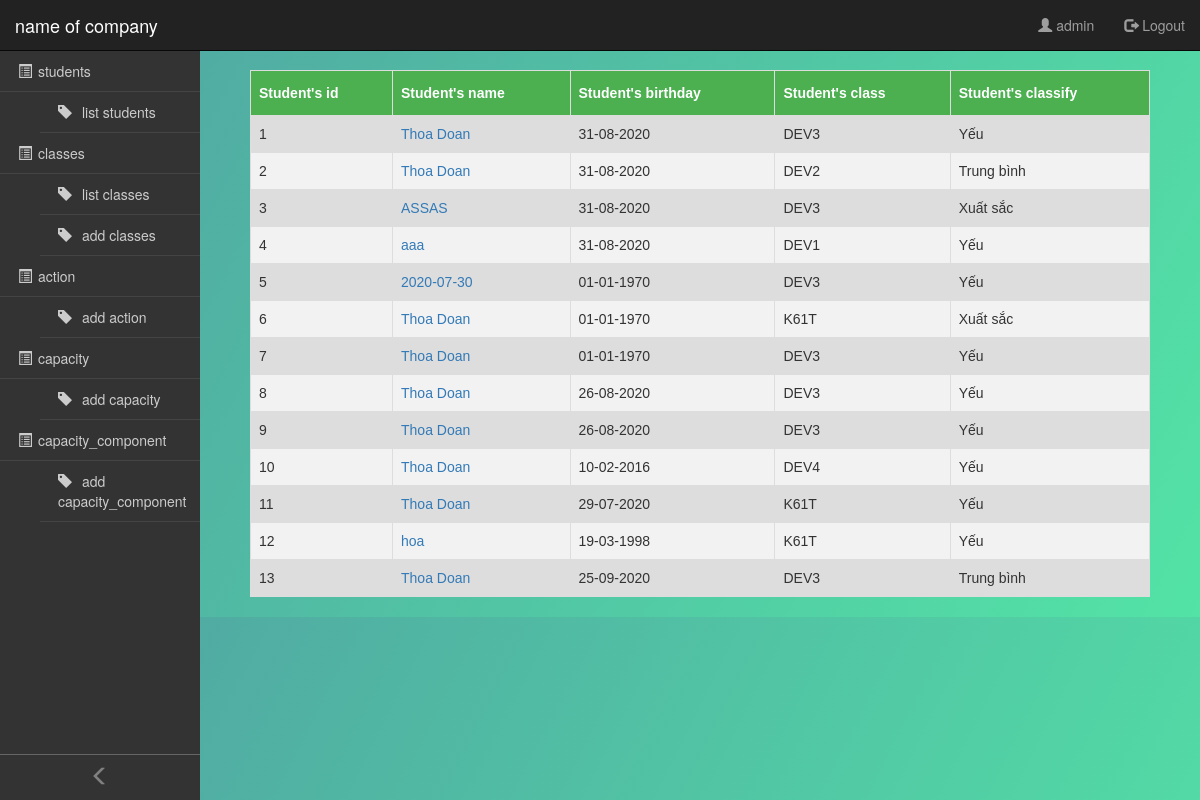
Page / (signed in) on the committed database.
### tables this page shows
CREATE TABLE `student`  (
  `student_id` int(11) UNSIGNED NOT NULL AUTO_INCREMENT,
  `student_class_id` int(11) NOT NULL,
  `student_name` varchar(255) NULL DEFAULT NULL,
  `student_address` varchar(255) NULL DEFAULT NULL,
  `student_birthday` date NULL DEFAULT NULL,
  PRIMARY KEY USING BTREE (`student_id`, `student_class_id`),
  INDEX `student_id` USING BTREE(`student_id`),
  INDEX `student_class_id` USING BTREE(`student_class_id`)
);

CREATE TABLE `class`  (
  `class_id` int(11) NOT NULL,
  `class_name` varchar(255) NULL DEFAULT NULL,
  PRIMARY KEY USING BTREE (`class_id`)
);

### controllers/students_controller.php (called while the page is built, shortened)
<?php
require_once('controllers/base_controller.php');
require_once('model/student.php');
class StudentsController extends BaseController
{
    function __construct()
    {
        $this->folder = 'students';
    }
    public function list()
    {
        $studentLogic = new StudentLogic();
        $student =  $studentLogic->getAllStudent();
        $data = array('students' => $student);
        $this->render('list', $data);
    }
}

### routes.php (called while the page is built, shortened)
<?php
$controller = new $klass;
$controller->$action();

### index.php (called while the page is built, shortened)
<?php
require_once('routes.php');

### entities/student_info.php (called while the page is built, shortened)
<?php
    class StudentInfo {
        public function __construct($student_id, $student_class_id, $student_name,  $student_birthday, $student_address, $student_class_name, $student_point)
        {
            $this->student_id = $student_id;
            $this->student_name = $student_name;
            $this->student_birthday = $student_birthday;
            $this->student_class_name = $student_class_name;
            $this->student_point = $student_point;
        }
    }
?>

### model/base_model.php (called while the page is built, shortened)
<?php
    class BaseModel {
        private $instance = NULl;
        public function openConnection() {
            if (!isset($this->instance)) {
                try {
                  $this->instance = new PDO('mysql:host=localhost;dbname=inout', "root", "0000");
                  $this->instance->exec("SET NAMES 'utf8'");
                } catch (PDOException $ex) {
                  die($ex->getMessage());
                }
              }
              return $this->instance;
        }
    }

### model/student.php (called while the page is built, shortened)
<?php
    include_once('entities/student_info.php');
    include_once('model/base_model.php');
    class MStudent extends BaseModel {
        public function getListStudentInfo() {
            $listStudentInfo = [];
            $sql = "SELECT s.student_id, s.student_name, s.student_birthday, s.student_address, s.student_class_id, c.class_name, SUM(sa.action_point) as student_point
            FROM `student` as s
            LEFT JOIN class as c ON s.student_class_id = c.class_id
            LEFT JOIN student_action as sa ON s.student_id = sa.student_id
            GROUP BY s.student_id";
            $req = parent::openConnection()->query($sql);
            while($item = $req->fetch()) {
                $listStudentInfo[] = new StudentInfo($item['student_id'], $item['student_class_id'], $item['student_name'], $item['student_birthday'], $item['student_address'],  $item['class_name'],  $item['student_point']);
            }
            return $listStudentInfo;
        }
    }

### logic/student_logic.php (called while the page is built, shortened)
<?php
    require_once('model/student.php');
    require_once('entities/student.php');
    class StudentLogic {
        public function getAllStudent() {
            $listStudents = [];
            try {
                $mStudent = new MStudent();
                $listStudents = $mStudent->getListStudentInfo();
            } catch(PDOException $e) {
                throw $e;
            }
            return $listStudents;
        }
    }

### common/common.php (called while the page is built, shortened)
<?php
function ratings($point, $amount)
{
    $rating = "";
    if ($point >= 4.5 * $amount) {
        $rating = XUAT_SAC;
    } else if ($point >= 3.5 * $amount) {
        $rating = GIOI;
    } else if ($point >= 2.5 * $amount) {
        $rating = KHA;
    } else if ($point >= 1.5 * $amount) {
        $rating = TRUNG_BINH;
    } else {
        $rating = YEU;
    }
    return $rating;
}
function formatDateTime($datetime, $format)
{
    $old_date = date($datetime);
    $old_date_timestamp = strtotime($old_date);
    $new_date = date($format, $old_date_timestamp);
    return  $new_date;
}

### views/students/list.php (the view)
<table class="list-student-info">
    <thead>
        <tr>
            <th>Student's id</th>
            <th>Student's name</th>
            <th>Student's birthday</th>
            <th>Student's class</th>
            <th>Student's classify</th>
        </tr>
    </thead>
    <tbody>
        <?php
        require_once("common/common.php");
        foreach ($students as $student) {
            echo "<tr>";
            echo "<td>" . $student->student_id . "</td>";
            echo "<td><a href='?controller=students&action=detail&id=".$student->student_id."'>" . $student->student_name . "</a></td>";
            echo "<td>" . formatDateTime($student->student_birthday,'d-m-Y') . "</td>";
            echo "<td>" . $student->student_class_name . "</td>";
            echo "<td>" . ratings($student->student_point, 19) . "</td>";
            echo "</tr>";
        }
        ?>
    </tbody>
</table>

### controllers/base_controller.php (shortened to what this page needs)
<?php
class BaseController
{
    protected $folder;
    function render($file, $data = array())
    {
        $view_file = 'views/' . $this->folder . '/' . $file . '.php';
        if (is_file($view_file)) {
            extract($data);
            require_once($view_file);
            $content = ob_get_clean();
            require_once('views/layouts/application.php');
        } else {
            header('Location: index.php?controller=account&action=login');
        }
    }
}

### views/layouts/application.php (shortened to what this page needs)
<!DOCTYPE html>
<html lang="en">
<head>
    <link rel="stylesheet" href="assets/css/style.css">
    <link rel="stylesheet" href="https://maxcdn.bootstrapcdn.com/bootstrap/3.3.7/css/bootstrap.min.css">
</head>
<body>
    <div class="container">
        <?php
        if (isset($_SESSION['username'])) {
            echo '<nav class="navbar navbar-inverse navbar-global navbar-fixed-top">
            <div class="container-fluid">
                <div class="navbar-header">
                    <button type="button" class="navbar-toggle collapsed" data-toggle="collapse" data-target="#navbar" aria-expanded="false" aria-controls="navbar">
                        <span class="sr-only"></span>
                        <span class="icon-bar"></span>
                        <span class="icon-bar"></span>
                        <span class="icon-bar"></span>
                    </button>
                    <a class="navbar-brand" href="./">name of company</a>
                </div>
                <div id="navbar" class="collapse navbar-collapse">
                    <ul class="nav navbar-nav navbar-user navbar-right">';
            echo "<li><a><span class='glyphicon glyphicon-user'></span> " . $_SESSION['username'] . "</a></li>";
            echo '<li><a href="?controller=account&action=logout"><span class="glyphicon glyphicon-log-out"></span> Logout</a></li>
            </ul>
            </div>
         </div>
    </nav>
    <nav class="navbar-primary">
        <a class="btn-expand-collapse"><span class="glyphicon glyphicon-menu-left"></span></a>
        <ul class="navbar-primary-menu"><li>';
            $account = unserialize(serialize($_SESSION["account"]));
            $role = json_decode($account->role);
            echo '<li class="dropdown">';
            foreach ($role as $key => $value) {
                echo '<a>
                    <span class="glyphicon glyphicon-list-alt"></span><span class="nav-label">' . $key . '</span></a>';
                echo '<ul id="submenu-1" class="expanded">';
                foreach ($value as $item) {
                    echo '<li><a href="?controller=' . $key . '&action=' . $item . '"><span class="glyphicon glyphicon-tag"></span> ' . $item . ' ' . $key . '</a></li>';
                }
                echo '</ul>';
            }
            echo '</li>
        </ul>
    </nav>';
        }
        ?>
        <div class="main-content">
            <?= @$content ?>
        </div>
    </div>
</body>
</html>

### assets/css/style.css (style rules this page uses)
body { margin: 0 auto; background: -webkit-linear-gradient(top left, #50a3a2 0%, #53e3a6 100%); }
table { width: 100%; border-collapse: collapse; }
table tr, table th, table td { border: 1px solid #000; }
.list-student-info { font-family: "Trebuchet MS", Arial, Helvetica, sans-serif; border-collapse: collapse; width: 100%; }
.list-student-info td, .list-student-info th { border: 1px solid #ddd; padding: 8px; }
.list-student-info tr:nth-child(even) { background-color: #f2f2f2; }
.list-student-info tr:nth-child(odd) { background-color: #ddd; }
.list-student-info th { padding-top: 12px; padding-bottom: 12px; text-align: left; background-color: #4CAF50; color: white; }
td a { text-decoration: none; }
.dropdown { z-index: 10; }
a { text-decoration: none; }
ul li ul li a { transition: all 0.5s ease; }
.navbar-global { background-color: indigo; }
.navbar-global .navbar-brand { color: white; }
.navbar-global .navbar-user>li>a { color: white; }
.navbar-primary { background-color: #333; bottom: 0px; left: 0px; position: fixed; top: 51px; width: 200px; z-index: 8; overflow: hidden; -webkit-transition: all 0.1s ease-in-out; -moz-transition: all 0.1s ease-in-out; transition: all 0.1s ease-in-out; }
.btn-expand-collapse { position: absolute; display: block; left: 0px; bottom: 0; width: 100%; padding: 8px 0; border-top: solid 1px #666; color: grey; font-size: 20px; text-align: center; }
.navbar-primary-menu, .navbar-primary-menu li { margin: 0; padding: 0; list-style: none; }
.navbar-primary-menu li a { display: block; padding: 10px 18px; text-align: left; border-bottom: solid 1px #444; color: #ccc; }
.navbar-primary-menu li a .glyphicon { margin-right: 6px; }
.main-content { margin-top: 50px; margin-left: 200px; padding: 20px; }

### rows in the picture
student: student "1", student_name "Thoa Doan", student_birthday "31-08-2020", class.class_name "DEV3", student_point "Yếu"
student: student "2", student_name "Thoa Doan", student_birthday "31-08-2020", class.class_name "DEV2", student_point "Trung bình"
student: student "3", student_name "ASSAS", student_birthday "31-08-2020", class.class_name "DEV3", student_point "Xuất sắc"
student: student "4", student_name "aaa", student_birthday "31-08-2020", class.class_name "DEV1", student_point "Yếu"
student: student "5", student_name "2020-07-30", student_birthday "01-01-1970", class.class_name "DEV3", student_point "Yếu"
student: student "6", student_name "Thoa Doan", student_birthday "01-01-1970", class.class_name "K61T", student_point "Xuất sắc"
student: student "7", student_name "Thoa Doan", student_birthday "01-01-1970", class.class_name "DEV3", student_point "Yếu"
student: student "8", student_name "Thoa Doan", student_birthday "26-08-2020", class.class_name "DEV3", student_point "Yếu"
student: student "9", student_name "Thoa Doan", student_birthday "26-08-2020", class.class_name "DEV3", student_point "Yếu"
student: student "10", student_name "Thoa Doan", student_birthday "10-02-2016", class.class_name "DEV4", student_point "Yếu"
student: student "11", student_name "Thoa Doan", student_birthday "29-07-2020", class.class_name "K61T", student_point "Yếu"
student: student "12", student_name "hoa", student_birthday "19-03-1998", class.class_name "K61T", student_point "Yếu"
student: student "13", student_name "Thoa Doan", student_birthday "25-09-2020", class.class_name "DEV3", student_point "Trung bình"

### other values in the picture
$_SESSION['username'] "admin"
$key "students"
$item "list"
$key "classes"
$item "add"
$key "action"
$key "capacity"
$key "capacity_component"
